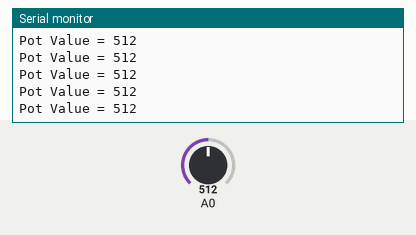
The sketch below on a simulated Arduino Uno, built with avr-gcc and run on an emulated ATmega328P. Parts: the last lines printed to the serial monitor. The inputs (shaded band) are chosen by the test bench; at power-on: A0 = 512.

Above: at 2.7 s.
2.8 s: A0 set to 992
At 2.84 s:
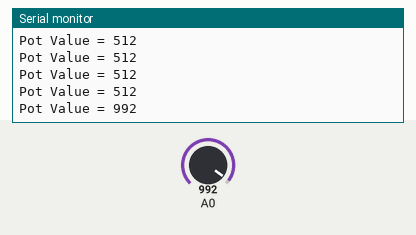
5.8 s: A0 set to 1013
At 5.81 s:
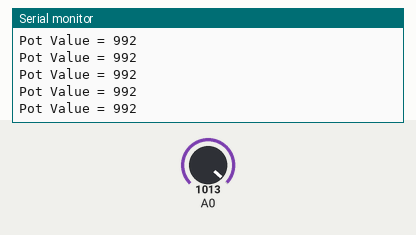
Timing chart, 0 to 8.8 s (numbered marks = the images above; inputs shaded):
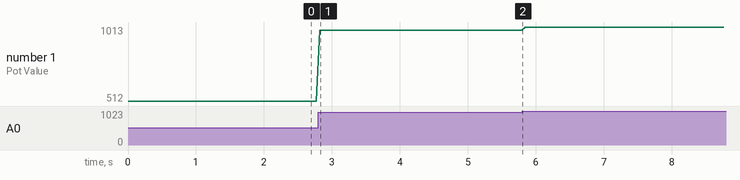

Measured:
- after the input at 2.8 s, the serial monitor: prints a new line at once (image 1)
- plotted number 1: 512 → 992 after the input at 2.8 s, 992 → 1013 after the input at 5.8 s

The sketch:

pot.ino
```cpp
// the setup routine runs once when you press reset:
void setup() {
  // initialize serial communication at 9600 bits per second:
  Serial.begin(9600);
}

// the loop routine runs over and over again forever:
void loop() {
  // read the input on analog pin 0:
  int sensorValue = analogRead(A0);
  // print out the value you read:
  Serial.print("Pot Value = ");
  Serial.println(sensorValue);
  delay(50);  // delay in between reads for stability
}
```
